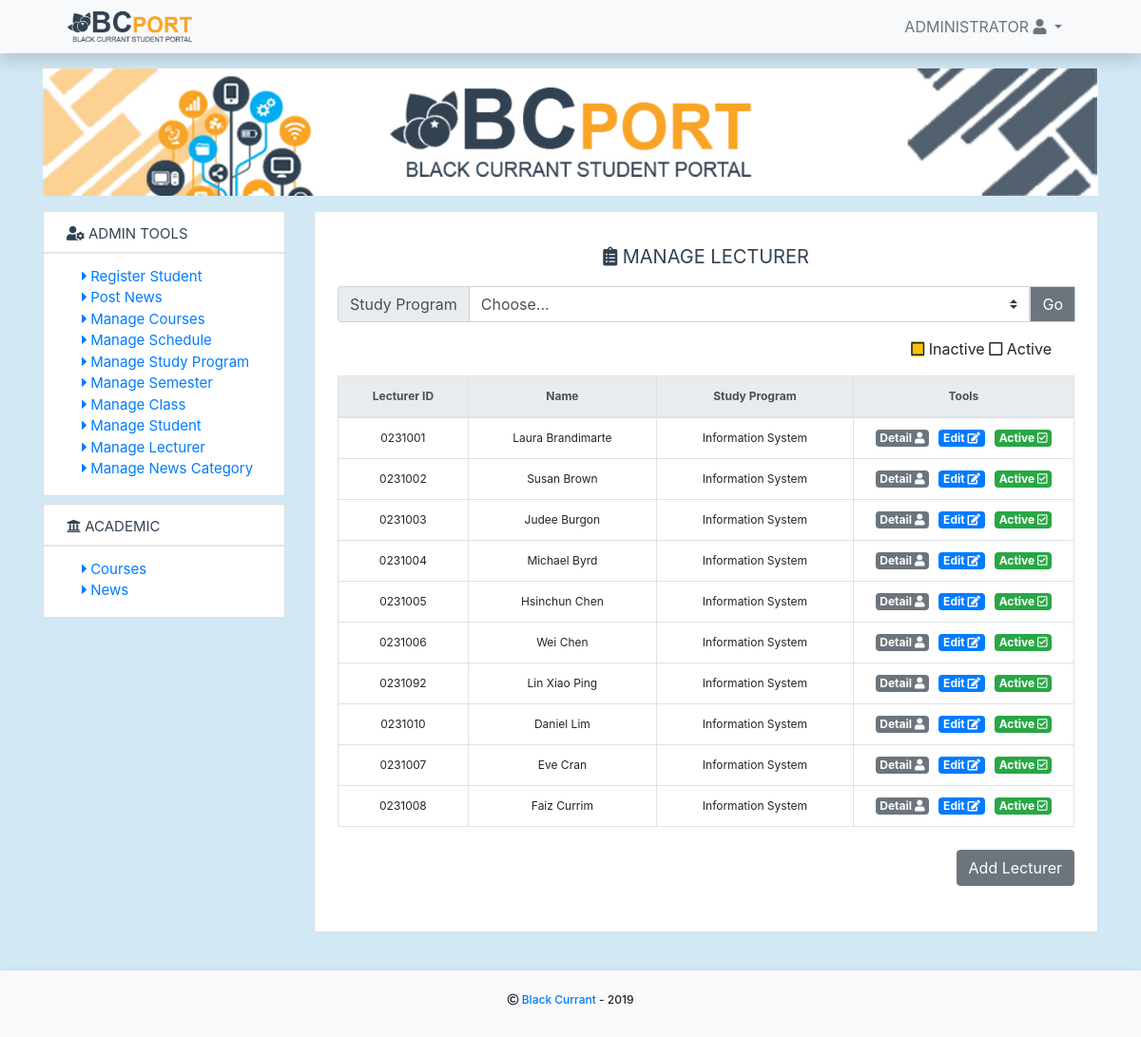
Screenshot of /index.php?page=lecturer (signed in) with the database file from the repository.
### tables this page shows
CREATE TABLE `tb_lecturer` (
  `id` int(11) NOT NULL,
  `lecturer_id` varchar(15) NOT NULL,
  `name` varchar(255) NOT NULL,
  `studyprogram_id` int(11) NOT NULL,
  `birth_place` varchar(100) NOT NULL,
  `birth_date` varchar(20) NOT NULL,
  `phone_num` varchar(20) NOT NULL,
  `gender` varchar(15) NOT NULL,
  `religion_id` int(11) NOT NULL,
  `status` int(1) NOT NULL
);

CREATE TABLE `tb_studyprogram` (
  `id` int(11) NOT NULL,
  `studyprogram_id` int(11) NOT NULL,
  `studyprogram` varchar(255) NOT NULL,
  `abbreviation` varchar(15) NOT NULL
);

### core/app/lecturer.php (called while the page is built, shortened)
<?php
    function getAllLecturerData() {
        global $connect;
        $sql = "SELECT tb_lecturer.*, tb_studyprogram.studyprogram, tb_religion.religion FROM tb_lecturer INNER JOIN tb_studyprogram ON tb_lecturer.studyprogram_id = tb_studyprogram.studyprogram_id LEFT JOIN tb_religion ON tb_lecturer.religion_id = tb_religion.religion_id ORDER BY tb_lecturer.id ASC";
        $query = $connect->query($sql);
        if ($query->num_rows > 0)
        {
            return $query;
        } else {
            return false;
        }
    }
?>

### core/base.php (called while the page is built, shortened)
<?php
    $baseUrl = "./";
?>

### pages/lecturer/index.php (the view, shortened to what this page needs)
<div class="px-4 py-4">
	<h5 class="simple-text text-center"><i class="fas fa-clipboard-list"></i> Manage Lecturer</h5>
	<form action="" method="POST">
	    <div class="input-group mb-3">
	        <div class="input-group-prepend">
	          <label class="input-group-text" for="inputGroupSelect01">Study Program</label>
	        </div>
	        <select class="custom-select" id="inputGroupSelect01" name="studyprogram_opt">
	        <option selected>Choose...</option>
	        </select>
	        <div class="input-group-prepend">
	          <button class="input-group-text bg-secondary text-white" for="inputGroupSelect01" type="submit">Go</button>
	        </div>
	      </div>
      </form>
      <p class="text-right mr-4"><i class="far fa-square bg-warning"></i> Inactive  <i class="far fa-square"></i> Active</p>
	<table class="table table-responsive-lg text-center table-bordered">
	  	<thead class="thead-light">
	    	<tr>
	      		<th scope="col">Lecturer ID</th>
	      		<th scope="col">Name</th>
	      		<th scope="col">Study Program</th>
	      		<th scope="col">Tools</th>
	    	</tr>
	  	</thead>
	  	<tbody>
    		<?php
    		if (isset($_POST['studyprogram_opt'])) {
    			$id = $_POST['studyprogram_opt'];
    			$result = getAllLecturerByStudyProgram($id);
    			if ($result != false) {
    				while ($row = $result->fetch_assoc()) {
    					$id = $row['id'];
    					$lecturer_id = $row['lecturer_id'];
        				$name = $row['name'];
        				$studyprogram = $row['studyprogram'];
        				$status = $row['status'];
        				if ($status == '2') {
							echo "<tr class='bg-warning'>";
						} else {
							echo "<tr>";
						}
			?>
	      		<td><?php echo $lecturer_id; ?></td>
	      		<td><?php echo $name; ?></td>
	      		<td><?php echo $studyprogram; ?></td>
	      		<td style="width: 30%;">
	      			<a href="<?php echo $baseUrl.'index.php?page=detaillecturer&id='.$id.''; ?>" class="badge badge-12 badge-secondary">Detail <i class="fas fa-user"></i></a> &nbsp;
	      			<a href="<?php echo $baseUrl.'index.php?page=editlecturer&id='.$id.''; ?>" class="badge badge-12 badge-primary">Edit <i class="fas fa-edit"></i></a> &nbsp;
	      			<?php
				      	if ($status == '2') {
						?>
							<a href="<?php echo $baseUrl.'pages/lecturer/status.php?id='.$id.'&stdstts='.$status.''; ?>" class="badge badge-12 badge-danger">Inactive <i class="fas fa-exclamation-circle"></i></a>
						<?php } else { ?>
							<a href="<?php echo $baseUrl.'pages/lecturer/status.php?id='.$id.'&stdstts='.$status.''; ?>" class="badge badge-12 badge-success">Active <i class="far fa-check-square"></i></a>
						<?php } ?>
	      		</td>
	      	</tr>
			<?php
    				}
    			}
    			if ($_POST['studyprogram_opt'] == 'all') {
	    			$result = getAllLecturerData();
	    			if ($result != false) {
	    				while ($row = $result->fetch_assoc())
	    				{
	    					$id = $row['id'];
	    					$lecturer_id = $row['lecturer_id'];
	        				$name = $row['name'];
	        				$studyprogram = $row['studyprogram'];
	        				$status = $row['status'];
	        				if ($status == '2') {
								echo "<tr class='bg-warning'>";
							} else {
								echo "<tr>";
							}
    		?>
				      		<td><?php echo $lecturer_id; ?></td>
				      		<td><?php echo $name; ?></td>
				      		<td><?php echo $studyprogram; ?></td>
				      		<td style="width: 30%;">
				      			<a href="<?php echo $baseUrl.'index.php?page=detaillecturer&id='.$id.''; ?>" class="badge badge-12 badge-secondary">Detail <i class="fas fa-user"></i></a> &nbsp;
				      			<a href="<?php echo $baseUrl.'index.php?page=editlecturer&id='.$id.''; ?>" class="badge badge-12 badge-primary">Edit <i class="fas fa-edit"></i></a> &nbsp;
				      			<?php
							      	if ($status == '2') {
									?>
										<a href="<?php echo $baseUrl.'pages/lecturer/status.php?id='.$id.'&stdstts='.$status.''; ?>" class="badge badge-12 badge-danger">Inactive <i class="fas fa-exclamation-circle"></i></a>
									<?php } else { ?>
										<a href="<?php echo $baseUrl.'pages/lecturer/status.php?id='.$id.'&stdstts='.$status.''; ?>" class="badge badge-12 badge-success">Active <i class="far fa-check-square"></i></a>
									<?php } ?>
				      		</td>
				      	</tr>
    		<?php
	    					}
			    		} else {
		    				echo "<div class='alert alert-danger text-center'>No Lecturers Data</div>";
		    			}
    				}
    			} else {
	    			$result = getAllLecturerData();
	    			if ($result != false) {
	    				while ($row = $result->fetch_assoc())
	    				{
	    					$id = $row['id'];
	    					$lecturer_id = $row['lecturer_id'];
	        				$name = $row['name'];
	        				$studyprogram = $row['studyprogram'];
	        				$status = $row['status'];
	        				if ($status == '2') {
								echo "<tr class='bg-warning'>";
							} else {
								echo "<tr>";
							}
        	 ?>
				      		<td><?php echo $lecturer_id; ?></td>
				      		<td><?php echo $name; ?></td>
				      		<td><?php echo $studyprogram; ?></td>
				      		<td style="width: 30%;">
				      			<a href="<?php echo $baseUrl.'index.php?page=detaillecturer&id='.$id.''; ?>" class="badge badge-12 badge-secondary">Detail <i class="fas fa-user"></i></a> &nbsp;
				      			<a href="<?php echo $baseUrl.'index.php?page=editlecturer&id='.$id.''; ?>" class="badge badge-12 badge-primary">Edit <i class="fas fa-edit"></i></a> &nbsp;
				      			<?php
							      	if ($status == '2') {
									?>
										<a href="<?php echo $baseUrl.'pages/lecturer/status.php?id='.$id.'&stdstts='.$status.''; ?>" class="badge badge-12 badge-danger">Inactive <i class="fas fa-exclamation-circle"></i></a>
									<?php } else { ?>
										<a href="<?php echo $baseUrl.'pages/lecturer/status.php?id='.$id.'&stdstts='.$status.''; ?>" class="badge badge-12 badge-success">Active <i class="far fa-check-square"></i></a>
									<?php } ?>
				      		</td>
				      	</tr>
      		<?php
	    			}
	    		}
	    	}
    		 ?>
	  	</tbody>
	</table>
	<div class="text-right my-4">
		<a href="<?php echo $baseUrl.'index.php?page=addlecturer'; ?>" class="btn btn-secondary">Add Lecturer</a>
	</div>
</div>

### assets/css/custom.css (style rules this page uses)
body { background-color: #d2e8f5; }
.simple-text { text-transform: uppercase; padding: 0.5rem 0; display: block; white-space: nowrap; color: #324252; text-decoration: none; font-weight: 400; line-height: 30px; overflow: hidden; }
* { -webkit-box-sizing: border-box; box-sizing: border-box; }
body { padding: 0; margin: 0; }
table { font-size: 12px !important; }
.badge-12 { font-size: 12px !important; }

### rows the page displays
tb_lecturer: lecturer "0231001", name "Laura Brandimarte", tb_studyprogram.studyprogram "Information System"
tb_lecturer: lecturer "0231002", name "Susan Brown", tb_studyprogram.studyprogram "Information System"
tb_lecturer: lecturer "0231003", name "Judee Burgon", tb_studyprogram.studyprogram "Information System"
tb_lecturer: lecturer "0231004", name "Michael Byrd", tb_studyprogram.studyprogram "Information System"
tb_lecturer: lecturer "0231005", name "Hsinchun Chen", tb_studyprogram.studyprogram "Information System"
tb_lecturer: lecturer "0231006", name "Wei Chen", tb_studyprogram.studyprogram "Information System"
tb_lecturer: lecturer "0231092", name "Lin Xiao Ping", tb_studyprogram.studyprogram "Information System"
tb_lecturer: lecturer "0231010", name "Daniel Lim", tb_studyprogram.studyprogram "Information System"
tb_lecturer: lecturer "0231007", name "Eve Cran", tb_studyprogram.studyprogram "Information System"
tb_lecturer: lecturer "0231008", name "Faiz Currim", tb_studyprogram.studyprogram "Information System"

### other values shown
$userdata['name'] "ADMINISTRATOR"
